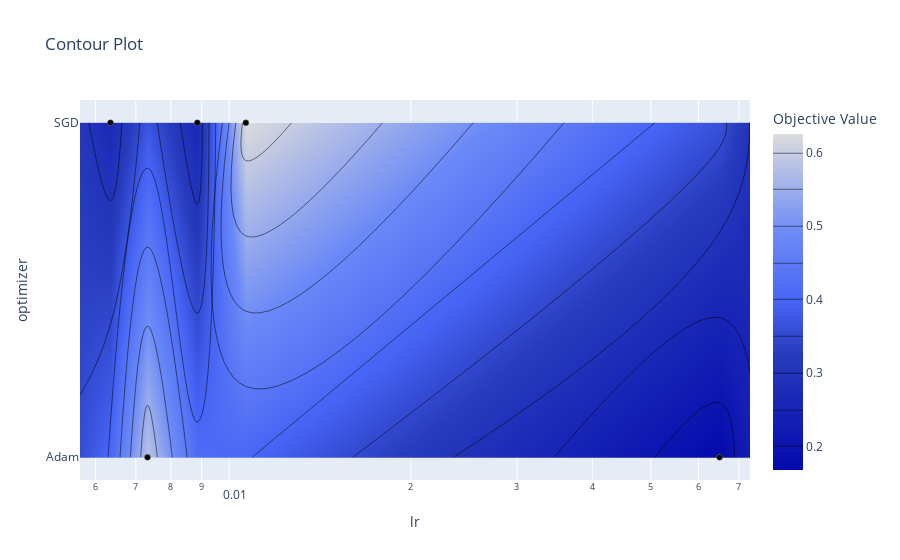

Notebook cell for this chart:
### Code cell
optuna.visualization.plot_contour(study, params=['optimizer', 'lr'])

### Figure 1 — Plotly figure (JSON) as saved in the notebook; plotly's stock layout.template omitted (floating-point values rounded to 4 significant figures)
{"data": [{"colorbar": {"title": {"text": "Objective Value"}}, "colorscale": [[0, "rgb(5,10,172)"], [0.35, "rgb(40,60,190)"], [0.5, "rgb(70,100,245)"], [0.6, "rgb(90,120,245)"], [0.7, "rgb(106,137,247)"], [1, "rgb(220,220,220)"]], "connectgaps": true, "contours": {"coloring": "heatmap"}, "hoverinfo": "none", "line": {"smoothing": 1.3}, "reversescale": false, "type": "contour", "x": [0.005657, 0.006354, 0.00732, 0.008853, 0.01066, 0.06501, 0.07302], "y": ["Adam", "SGD"], "z": [[null, null, 0.5829, null, null, 0.168, null], [null, 0.2685, null, 0.2625, 0.6252, null, null]]}, {"marker": {"color": "black", "line": {"color": "Grey", "width": 0.5}}, "mode": "markers", "showlegend": false, "type": "scatter", "x": [0.006354, 0.06501, 0.01066, 0.008853, 0.00732], "y": ["SGD", "Adam", "SGD", "SGD", "Adam"]}], "layout": {"title": {"text": "Contour Plot"}, "xaxis": {"range": [-2.247, -1.137], "title": {"text": "lr"}, "type": "log"}, "yaxis": {"range": ["Adam", "SGD"], "title": {"text": "optimizer"}, "type": "category"}}}
